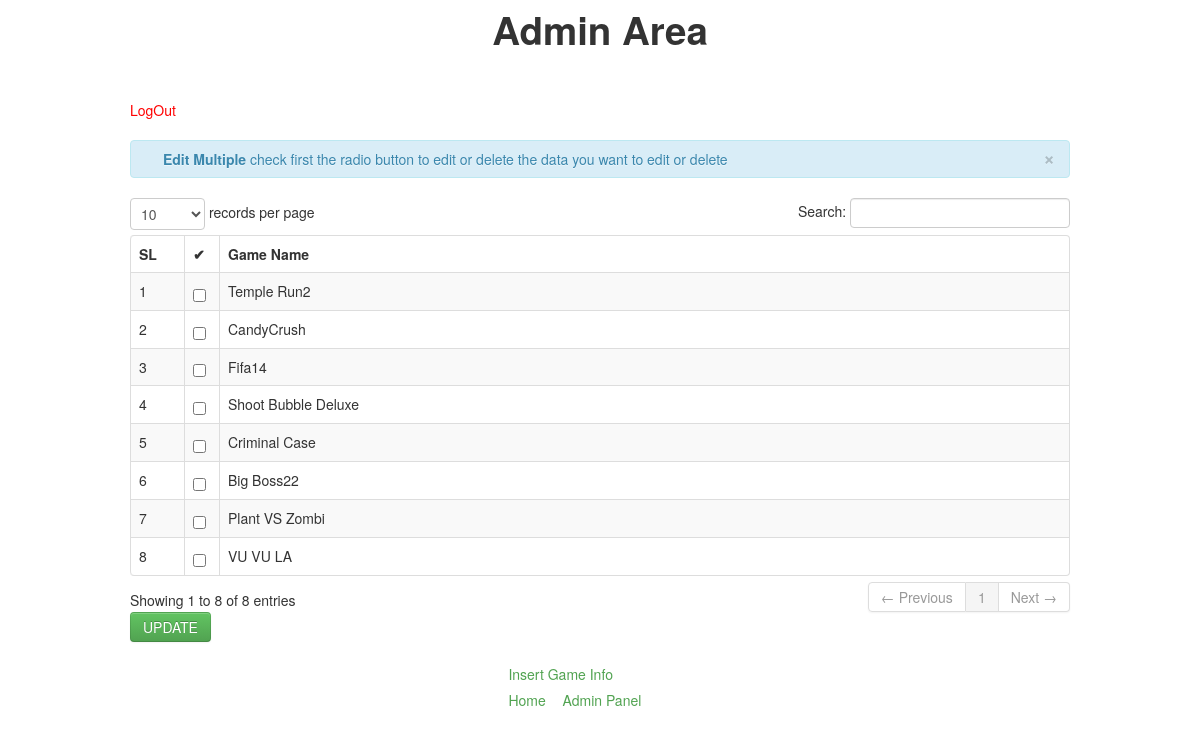
Page /StudentInfoIndex/game_info.php on the committed database.
### tables this page shows
CREATE TABLE IF NOT EXISTS `game_info` (
`game_id` int(2) NOT NULL,
  `game_name` varchar(50) NOT NULL
);

### StudentInfoIndex/game_info.php (the view, shortened to what this page needs)
<?php
include('header.php');
?>
<html>
<head>
    <h1 align="center">Admin Area</h1>
</head>
<body>
<div class="container">
<br>
<br>
<a href="admin_logout.php"><font color="red">LogOut</font></a>
<br><br>
<form name="frmUserHall" action="" method="post">
                        <table cellpadding="0" cellspacing="0" border="0" class="table table-striped table-bordered" id="example">
                            <div class="alert alert-info">
                                <button type="button" class="close" data-dismiss="alert">&times;</button>
                                <strong><i class="icon-user icon-large"></i>&nbsp;Edit Multiple</strong>&nbsp;check first the radio button to edit or delete the data you want to edit or delete
                            </div>
                            <thead>
                                <tr>
                                    <th width="30">SL</th>
                                    <th width="10">&#10004;</th>
                                    <th width="720">Game Name</th>
                                </tr>
                            </thead>
                            <tbody>
                              	<?php
                                $q="SELECT * FROM `game_info` order by `game_id` asc";
							$query=mysqli_query($con_db,$q)or die(mysqli_error($con_db));
							while($row=mysqli_fetch_array($query)){
							$id=$row['game_id'];
							?>
										<tr>
										<td>
										<input name="selector[]" type="checkbox" value="<?php echo $id; ?>">
										</td>
                                         <td><?php echo $row['game_name'] ?></td>
                                </tr>
                         <?php
                          } ?>
                            </tbody>
                        </table>
						<button class="btn btn-success"  name="submit_mult" type="submit" onclick="editGameInfo();">
                       UPDATE
                        </button>
</form>
</div>
<div id="header">
             <a href="insert_game_info.php">Insert Game Info</a></li>
        <ul>
            <li><a href="home.php">Home</a></li>
            <li><a href="admin_page.2.php">Admin Panel</a></li>
        </ul>
</body>
</html>

### StudentInfoIndex/game_info.php (style rules this page uses)
ul { float: left; width: 100%; padding: 0; margin: 0; list-style-type: none; }
#header a { float: left; text-decoration: none; color: #51A351; padding: 0.2em 0.6em; border-right: 1px solid bl; }
li { display: inline; }
#header { margin-left: 500px; }

### rows in the picture
game_info: game_name "Temple Run2"
game_info: game_name "CandyCrush"
game_info: game_name "Fifa14"
game_info: game_name "Shoot Bubble Deluxe"
game_info: game_name "Criminal Case"
game_info: game_name "Big Boss22"
game_info: game_name "Plant VS Zombi"
game_info: game_name "VU VU LA"
